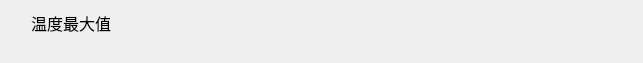
<?xml version="1.0" encoding="UTF-8"?>
<ui version="4.0">
 <class>MTest_EnvItemWid</class>
 <widget class="QWidget" name="MTest_EnvItemWid">
  <property name="geometry">
   <rect>
    <x>0</x>
    <y>0</y>
    <width>643</width>
    <height>63</height>
   </rect>
  </property>
  <property name="windowTitle">
   <string>Form</string>
  </property>
  <layout class="QGridLayout" name="gridLayout">
   <item row="0" column="0">
    <layout class="QHBoxLayout" name="horizontalLayout" stretch="2,1,1">
     <property name="spacing">
      <number>30</number>
     </property>
     <property name="rightMargin">
      <number>0</number>
     </property>
     <item>
      <widget class="QLabel" name="label">
       <property name="minimumSize">
        <size>
         <width>120</width>
         <height>0</height>
        </size>
       </property>
       <property name="maximumSize">
        <size>
         <width>120</width>
         <height>16777215</height>
        </size>
       </property>
       <property name="font">
        <font>
         <family>微软雅黑</family>
         <pointsize>12</pointsize>
        </font>
       </property>
       <property name="frameShadow">
        <enum>QFrame::Plain</enum>
       </property>
       <property name="text">
        <string>温度最大值</string>
       </property>
       <property name="alignment">
        <set>Qt::AlignHCenter|Qt::AlignTop</set>
       </property>
       <property name="wordWrap">
        <bool>false</bool>
       </property>
       <property name="margin">
        <number>10</number>
       </property>
      </widget>
     </item>
     <item>
      <widget class="QWidget" name="widget_1" native="true">
       <property name="sizePolicy">
        <sizepolicy hsizetype="Preferred" vsizetype="Preferred">
         <horstretch>0</horstretch>
         <verstretch>0</verstretch>
        </sizepolicy>
       </property>
       <property name="font">
        <font>
         <pointsize>12</pointsize>
        </font>
       </property>
      </widget>
     </item>
     <item>
      <widget class="QWidget" name="widget_2" native="true">
       <property name="sizePolicy">
        <sizepolicy hsizetype="Preferred" vsizetype="Preferred">
         <horstretch>0</horstretch>
         <verstretch>0</verstretch>
        </sizepolicy>
       </property>
       <property name="font">
        <font>
         <pointsize>12</pointsize>
        </font>
       </property>
      </widget>
     </item>
    </layout>
   </item>
  </layout>
 </widget>
 <resources/>
 <connections/>
</ui>
